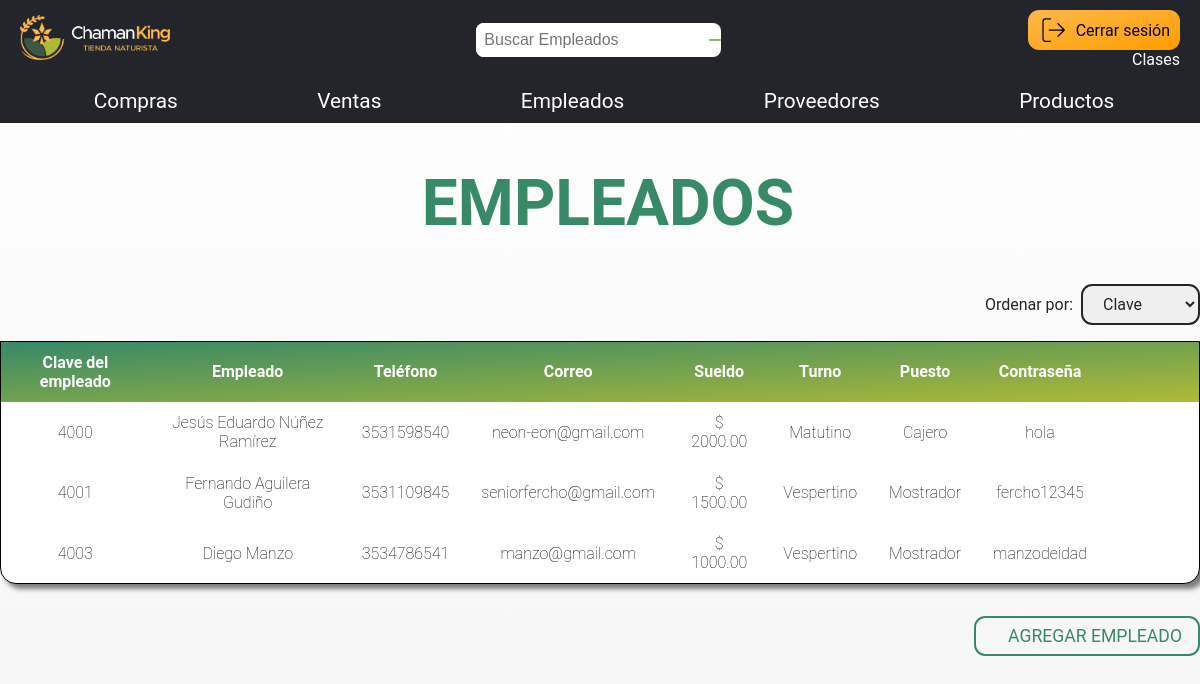
The page / on the database its author committed.
### empleados/models.py (models this page shows, shortened)
class Empleado(models.Model):
    id_emp = models.PositiveIntegerField(unique=True, blank=False, null=False)
    nombre = models.CharField(max_length=40, unique=True, blank=False, null=False)
    puesto = models.CharField(max_length=20, blank=False, null=False)
    horario = models.CharField(max_length=20, blank=False, null=False)
    sueldo = models.DecimalField(max_digits=7, decimal_places=2, blank=False, null=False)
    telefono = models.CharField(max_length=10, unique=True, blank=False, null=False)
    correo = models.CharField(max_length=30, unique=True, blank=False, null=False)
    contrasena = models.CharField(max_length=30, blank=False, null=False)
    habilitado = models.BooleanField(default=True)

### empleados/views.py (the view)
# urls.py: path('', views.listar_empleados, name='home'),
def listar_empleados(request):
    empleados = Empleado.objects.all()
    data = {
        'empleados': empleados
    }
    return render(request, 'empleados/empleados/empleados_list.html', data)

### empleados/templates/empleados/empleados/empleados_list.html (shortened to what this page needs)
{% extends 'base/base.html' %}
{% block content %}
    <h1 class="title">
        EMPLEADOS
    </h1>
    <div class="contenedor-table">
        <div class="contenedor-btn-ordenar">
                <label for="ordenar" class="label-ordenar">Ordenar por:</label>
                <select id="ordenar" class="dropdown-ordenar">
                    <option value="clave">Clave</option>
                </select>
        </div>
        <table border="0" cellpadding="0" cellspacing="0" class="table">
            <tr class="encabezado-table">
                <th>Clave del empleado</th>
                <th>Empleado</th>
                <th>Teléfono</th>
                <th>Correo</th>
                <th>Sueldo</th>
                <th>Turno</th>
                <th>Puesto</th>
                <th>Contraseña</th>
                <th></th>
                <th></th>
                <th></th>
            </tr>
            {% for empleado in empleados %}
                <tr>
                    <td>{{ empleado.id_emp }}</td>
                    <td>{{ empleado.nombre }}</td>
                    <td>{{ empleado.telefono }}</td>
                    <td>{{ empleado.correo }}</td>
                    <td>$ {{ empleado.sueldo }}</td>
                    <td>{{ empleado.horario }}</td>
                    <td>{{ empleado.puesto }}</td>
                    <td>{{ empleado.contrasena }}</td>
                    <td>
                    </td>
                    <td>
                    </td>
                    <td>
                    </td>
                </tr>
            {% endfor %}
        </table>
        <div class="contenedor-btn-agregar">
            <a class="btn-agregar" href="{% url 'empleados_new' %}">
                AGREGAR EMPLEADO
            </a>
        </div>
    </div>
{% endblock %}

### static/css/styles.css (style rules this page uses)
:root { --amarillo: #FCB84A; --verde_oscuro: #3C5843; --verde: #378968; --verde_claro: #afba37; --verde_agua: #65ADA5; --verde_claro_transparente: rgba(175, 186, 55, 0.2); --negro_grisaseo: #24252A; --gris: #999; }
html { width: 100%; height: 100%; }
body { font-family: 'Roboto', sans-serif; margin: 0; padding: 0; background-image: linear-gradient(white, whitesmoke); }
a { color: inherit; text-decoration: none; }
.title { display: flex; justify-content: center; gap: 1rem; position: relative; font-size: 4rem; color: var(--verde); text-align: center; font-weight: bolder; }
.contenedor-table { margin-left: auto; margin-right: auto; position: relative; display: flex; flex-flow: column; max-width: fit-content; align-items: center; }
.contenedor-btn-ordenar { display: flex; align-self: flex-end; color: #24252A; align-items: center; margin-bottom: 1rem; }
.label-ordenar { padding: 0rem 0.5rem 0rem 0.2rem; }
.dropdown-ordenar { font-family: 'Roboto', sans-serif; font-size: 1rem; background-color: none; color: var(--negro_grisaseo); border: 2px solid var(--negro_grisaseo); width: fit-content; border-radius: 0.7rem; padding: 0.5rem 1rem 0.5rem 1rem; }
.dropdown-ordenar option { color: #24252A; background-color: white; }
.table { border: 1px solid black; background-color: white; border-radius: 0 0 1rem 1rem; box-shadow: 5px 5px 5px rgba(0, 0, 0, 0.5); }
.table th, td { border: 0; padding: 0.7rem 1rem 0.7rem 1rem; font-weight: lighter; text-align: center; }
.encabezado-table { background-image: linear-gradient(to bottom right, var(--verde), var(--verde_claro)); color: white; }
.encabezado-table th { font-weight: bold; }
.contenedor-btn-agregar { display: flex; align-self: flex-end; margin: 16px 0 1rem 0; }
.btn-agregar { display: flex; justify-content: center; gap: 1rem; background-color: none; color: var(--verde); font-size: 1.2rem; border: 2px solid var(--verde); width: fit-content; padding: 8px 16px 8px 16px; border-radius: 0.7rem; align-self: flex-end; }

### static/css/productos.css (style rules this page uses)
:root { --amarillo: #FCB84A; --verde_oscuro: #3C5843; --verde: #378968; --verde_claro: #afba37; --verde_agua: #65ADA5; --verde_claro_transparente: rgba(175, 186, 55, 0.2); --negro_grisaseo: #24252A; --gris: #999; }
html { width: 100%; height: 100%; background-color: whitesmoke; }
body { font-family: 'Roboto', sans-serif; margin: auto; padding: 0; width: 100%; height: 100%; }
.title { position: relative; font-size: 4rem; color: var(--verde); text-align: center; font-weight: bolder; }
.btn-agregar { background-color: none; color: var(--verde); font-size: 1.1rem; border: 2px solid var(--verde); width: fit-content; padding: 8px 16px 8px 16px; border-radius: 0.7rem; align-self: flex-end; margin: 1rem 0 0 0; }

### rows shown on the page
Empleado: id_emp "4000", nombre "Jesús Eduardo Núñez Ramírez", telefono "3531598540", correo "neon-eon@gmail.com", sueldo "2000.00", horario "Matutino", puesto "Cajero", contrasena "hola"
Empleado: id_emp "4001", nombre "Fernando Aguilera Gudiño", telefono "3531109845", correo "seniorfercho@gmail.com", sueldo "1500.00", horario "Vespertino", puesto "Mostrador", contrasena "fercho12345"
Empleado: id_emp "4003", nombre "Diego Manzo", telefono "3534786541", correo "manzo@gmail.com", sueldo "1000.00", horario "Vespertino", puesto "Mostrador", contrasena "manzodeidad"
